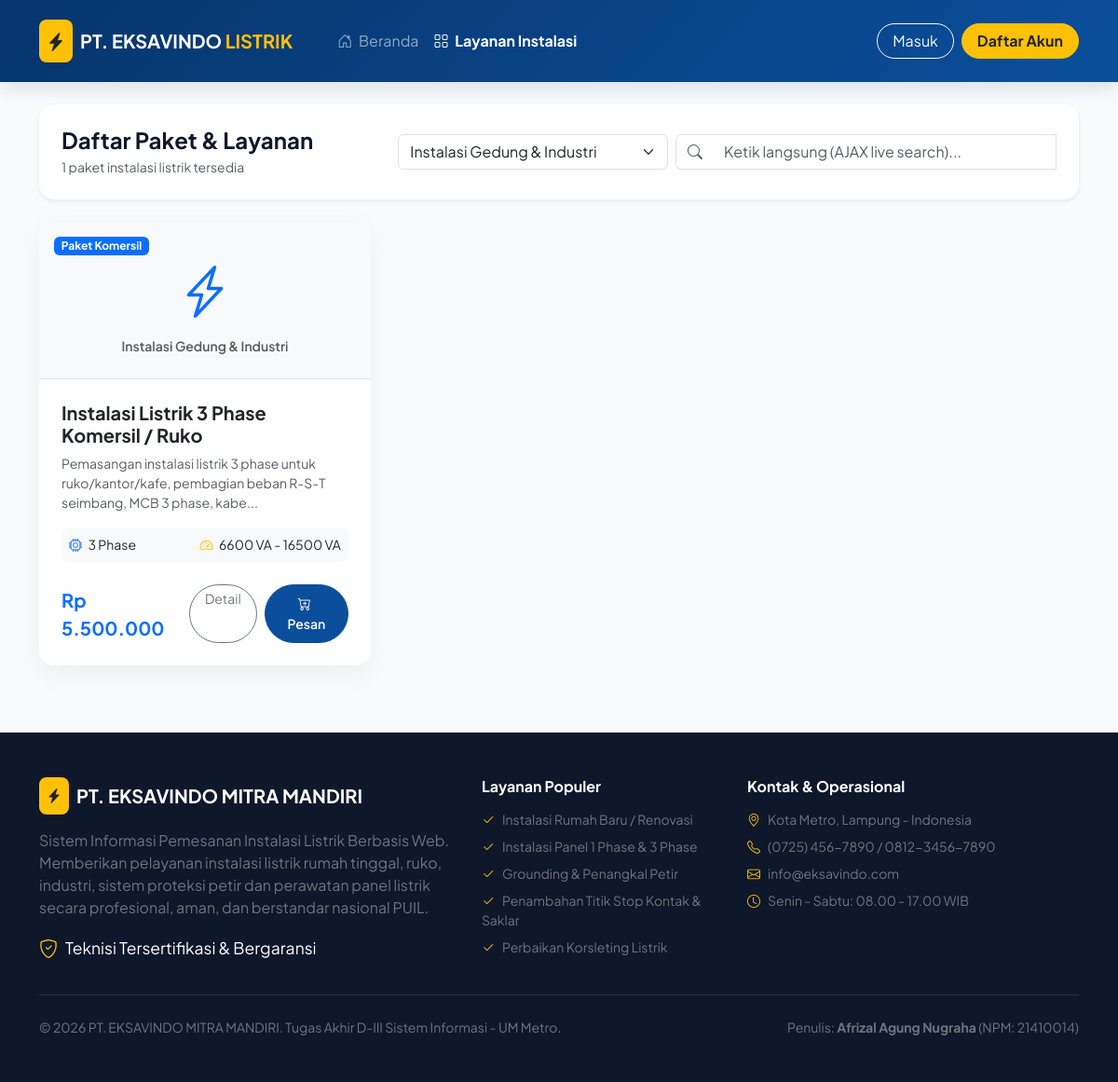
/index.php?page=katalog&kategori=2, run on the app's committed database.
### tables this page shows
CREATE TABLE `produk` (
  `id_produk` int(11) NOT NULL AUTO_INCREMENT,
  `nama_produk` varchar(100) NOT NULL,
  `label_produk` varchar(100) DEFAULT NULL,
  `ukuran` varchar(100) DEFAULT NULL,
  `daya` varchar(100) DEFAULT NULL,
  `id_kategori` int(11) NOT NULL,
  `deskripsi_produk` text DEFAULT NULL,
  `harga` int(11) NOT NULL,
  `foto_produk` varchar(100) DEFAULT 'default_product.jpg',
  `stok` int(11) NOT NULL DEFAULT 10,
  `terjual` int(11) NOT NULL DEFAULT 0,
  `created_at` timestamp NOT NULL DEFAULT current_timestamp(),
  PRIMARY KEY (`id_produk`),
  KEY `fk_produk_kategori` (`id_kategori`),
  CONSTRAINT `fk_produk_kategori` FOREIGN KEY (`id_kategori`) REFERENCES `kategori` (`id_kategori`) ON DELETE CASCADE
);

CREATE TABLE `kategori` (
  `id_kategori` int(11) NOT NULL AUTO_INCREMENT,
  `nama_kategori` varchar(100) NOT NULL,
  PRIMARY KEY (`id_kategori`)
);

### config/app.php (called while the page is built, shortened)
<?php
function rupiah($nominal) {
    return 'Rp ' . number_format($nominal, 0, ',', '.');
}

### views/konsumen/katalog.php (the view, shortened to what this page needs)
<?php
$db = Database::connect();
$selectedKat = isset($_GET['kategori']) ? intval($_GET['kategori']) : 0;
$keyword = isset($_GET['q']) ? trim($_GET['q']) : '';
$sql = "SELECT p.*, k.nama_kategori, d.besar_diskon
        FROM produk p
        LEFT JOIN kategori k ON p.id_kategori = k.id_kategori
        LEFT JOIN diskon d ON p.id_produk = d.id_produk AND d.is_active = 1
        WHERE 1=1";
$params = [];
if ($selectedKat > 0) {
    $sql .= " AND p.id_kategori = ?";
    $params[] = $selectedKat;
}
$sql .= " ORDER BY p.id_produk DESC";
$stmt = $db->prepare($sql);
$stmt->execute($params);
$products = $stmt->fetchAll();
$categories = $db->query("SELECT * FROM kategori")->fetchAll();
require_once __DIR__ . '/../layouts/header.php';
?>
<div class="container py-4">
    <div class="bg-white p-4 rounded-4 shadow-sm mb-4">
        <div class="row align-items-center g-3">
            <div class="col-md-4">
                <h4 class="fw-bold mb-1">Daftar Paket & Layanan</h4>
                <p class="text-muted small mb-0"><span id="productCount"><?= count($products) ?></span> paket instalasi listrik tersedia</p>
            </div>
            <div class="col-md-8">
                <form id="filterForm" onsubmit="event.preventDefault();" class="row g-2">
                    <div class="col-md-5">
                        <select name="kategori" id="filterKategori" class="form-select">
                            <?php foreach ($categories as $cat): ?>
                            <option value="<?= $cat['id_kategori'] ?>" <?= ($selectedKat == $cat['id_kategori']) ? 'selected' : '' ?>>
                                <?= htmlspecialchars($cat['nama_kategori']) ?>
                            </option>
                            <?php endforeach; ?>
                        </select>
                    </div>
                    <div class="col-md-7">
                        <div class="input-group">
                            <span class="input-group-text bg-white border-end-0 text-muted">
                                <i class="bi bi-search" id="searchIcon"></i>
                            </span>
                            <input type="text" name="q" id="searchQuery" class="form-control border-start-0" placeholder="Ketik langsung (AJAX live search)..." value="<?= htmlspecialchars($keyword) ?>" autocomplete="off">
                        </div>
                    </div>
                </form>
            </div>
        </div>
    </div>
    <div class="row g-4" id="produkContainer">
        <?php if (empty($products)): ?>
        <div class="col-12">
            <div class="card card-custom p-5 text-center my-4">
                <i class="bi bi-inbox text-muted display-4 mb-3"></i>
                <h5 class="fw-bold">Layanan Tidak Ditemukan</h5>
                <p class="text-muted small">Coba gunakan kata kunci pencarian lain atau pilih kategori yang berbeda.</p>
                <div>
                    <a href="index.php?page=katalog" class="btn btn-outline-primary rounded-pill px-4">Lihat Semua Layanan</a>
                </div>
            </div>
        </div>
        <?php else: ?>
            <?php foreach ($products as $item): ?>
                <?php require __DIR__ . '/katalog_item.php'; ?>
            <?php endforeach; ?>
        <?php endif; ?>
    </div>
</div>
<?php require_once __DIR__ . '/../layouts/footer.php'; ?>

### views/konsumen/katalog_item.php (shortened to what this page needs)
<?php
$finalPrice = $item['harga'] - ($item['besar_diskon'] ?? 0);
?>
<div class="col-md-6 col-lg-4 product-card-col">
    <div class="card card-custom h-100 d-flex flex-column">
        <div class="position-relative bg-light rounded-top p-4 text-center border-bottom">
            <?php if (!empty($item['label_produk'])): ?>
            <span class="position-absolute top-0 start-0 m-3 badge bg-primary"><?= htmlspecialchars($item['label_produk']) ?></span>
            <?php endif; ?>
            <i class="bi bi-lightning-charge text-primary display-4 my-3 d-inline-block"></i>
            <div class="text-muted small fw-semibold"><?= htmlspecialchars($item['nama_kategori']) ?></div>
        </div>
        <div class="card-body d-flex flex-column p-4">
            <h5 class="fw-bold text-dark mb-2"><?= htmlspecialchars($item['nama_produk']) ?></h5>
            <p class="text-muted small flex-grow-1"><?= htmlspecialchars(substr($item['deskripsi_produk'], 0, 110)) ?>...</p>
            <div class="bg-light p-2 rounded-3 mb-3 small d-flex justify-content-between">
                <span><i class="bi bi-cpu me-1 text-primary"></i> <?= htmlspecialchars($item['ukuran'] ?: '-') ?></span>
                <span><i class="bi bi-speedometer2 me-1 text-warning"></i> <?= htmlspecialchars($item['daya'] ?: '-') ?></span>
            </div>
            <div class="d-flex justify-content-between align-items-center mt-2">
                <div>
                    <span class="fs-5 fw-bold text-primary"><?= rupiah($finalPrice) ?></span>
                </div>
                <div class="d-flex gap-2">
                    <a href="index.php?page=detail_produk&id=<?= $item['id_produk'] ?>" class="btn btn-outline-secondary btn-sm rounded-pill px-3">
                        Detail
                    </a>
                    <form action="index.php?page=tambah_keranjang" method="POST" class="d-inline">
                        <button type="submit" class="btn btn-primary-custom btn-sm rounded-pill px-3" title="Pesan / Tambah Keranjang">
                            <i class="bi bi-cart-plus me-1"></i> Pesan
                        </button>
                    </form>
                </div>
            </div>
        </div>
    </div>
</div>

### views/layouts/header.php (style rules this page uses)
:root { --primary-color: #0b4f9c; --primary-dark: #07356c; --accent-yellow: #f59e0b; --accent-glow: #e0f2fe; --bg-light: #f8fafc; --text-dark: #0f172a; }
body { font-family: 'Plus Jakarta Sans', sans-serif; background-color: var(--bg-light); color: var(--text-dark); min-height: 100vh; display: flex; flex-direction: column; }
.card-custom { border: none; border-radius: 1rem; box-shadow: 0 8px 30px rgba(0, 0, 0, 0.05); transition: all 0.25s ease-in-out; background: #ffffff; }
.btn-primary-custom { background-color: var(--primary-color); border-color: var(--primary-color); color: white; font-weight: 600; border-radius: 0.6rem; padding: 0.6rem 1.4rem; transition: all 0.2s; }

### data on the page
produk: label_produk "Paket Komersil", id_kategori.nama_kategori "Instalasi Gedung & Industri", nama_produk "Instalasi Listrik 3 Phase Komersil / Ruko", deskripsi_produk "Pemasangan instalasi listrik 3 phase untuk ruko/kantor/kafe, pembagian beban R-S-T seimbang, MCB 3 phase, kabe", ukuran "3 Phase", daya "6600 VA - 16500 VA", finalPrice "Rp 5.500.000"

### other printed values
count($products) "1"
APP_NAME "PT. EKSAVINDO MITRA MANDIRI"
form field kategori "Instalasi Gedung & Industri"
